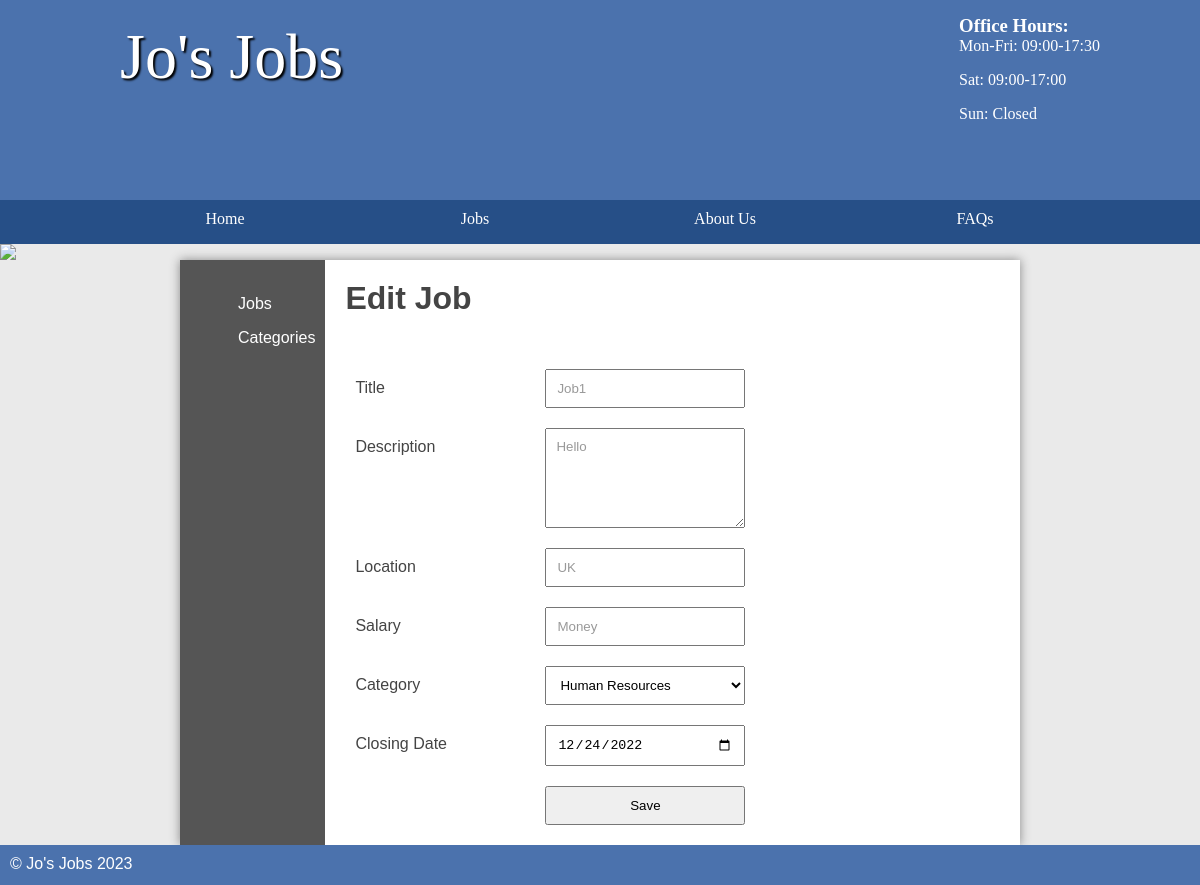
Page /jobs/public/admin/editjob.php?id=9 (signed in) on the earlier database version.
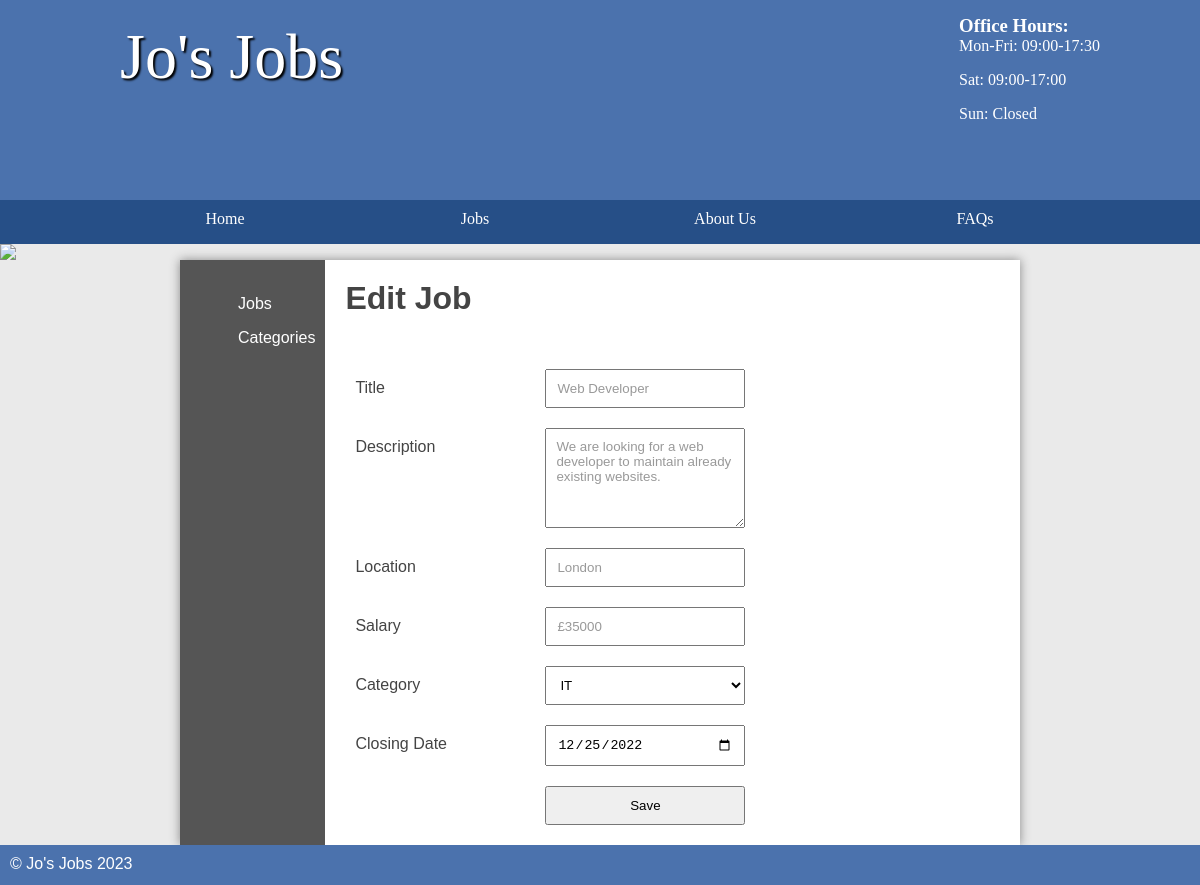
Same page on the later database version.
### tables this page shows
CREATE TABLE `job` (
  `id` int(11) NOT NULL AUTO_INCREMENT,
  `title` varchar(45) DEFAULT NULL,
  `description` longblob DEFAULT NULL,
  `salary` varchar(45) DEFAULT NULL,
  `closingDate` date DEFAULT NULL,
  `categoryId` int(11) DEFAULT NULL,
  `location` varchar(255) DEFAULT NULL,
  `archived` tinyint(1) DEFAULT 0,
  PRIMARY KEY (`id`)
);

CREATE TABLE `category` (
  `id` int(11) NOT NULL AUTO_INCREMENT,
  `name` varchar(45) DEFAULT NULL,
  PRIMARY KEY (`id`)
);

### jobs/classes/database.php (called while the page is built, shortened)
<?php
class Database extends stdClass {
    public function __construct($user = "student", $password = "student", $dbname = "job", $host = "mysql") {
        $this->pdo = new PDO("mysql:host=$host;dbname=$dbname", $user, $password);
    }
    public function __get($name) {
        return $this->$name;
    }
}

### jobs/include/utils.php (called while the page is built, shortened)
<?php
function requiredParam(string $name): string {
    $param = $_GET[$name] ?? $_POST[$name] ?? null;
    return $param;
}
function createHead($title = "Home") {
    global $categories, $db;
    $db ??= new Database();
    $categories = $db->category->selectAll();
    require 'top-section.html.php';
}

### jobs/classes/table.php (called while the page is built, shortened)
<?php
class Table {
    private $pdo;
    private $table;
    public function __construct($pdoInstance, $table) {
        $this->pdo = $pdoInstance;
        $this->table = $table;
    }
    private function selector($binds, $items) {
        $query = "SELECT ";
        $query .= "$items FROM $this->table";
        $statement = $this->bindAndExecute($binds, $query);
        return $statement;
    }
    public function select(array|string $binds = [], array|string $items = '*') {
        return $this->selector($binds, $items)->fetch();
    }
    public function selectAll(array|string $binds = [], array|string $items = '*'): array {
        return $this->selector($binds, $items)->fetchAll();
    }
    private function bindAndExecute(array|string $binds, string $query, array $values = [], bool $debugMode = false): PDOStatement {
        if (is_string($binds))
            $query .= " $binds ";
        else if (!empty($binds)) {
            $query .= " WHERE ";
            foreach ($binds as $key => $value)
                $query .= is_int($key) ? " $value " : " $key = :$key ";
        }
        $statement = $this->pdo->prepare($query);
        if (is_array($binds))
            foreach ($binds as $key => $value)
                if (!is_int($key))
                    $statement->bindValue($key, $value);
        $statement->execute();
        return $statement;
    }
}

### jobs/public/admin/editjob.php (the view, shortened to what this page needs)
<?php
require "../../include/utils.php";
$jobId = requiredParam('id');
$db ??= new Database();
$job = $db->job->select(['id' => $jobId]);
createHead("Edit Job");
?>
<main class="sidebar">
	<?php include '../../include/leftside-admin.html.php'; ?>
	<section class="right">
		<?php
		if (isset($_POST['submit'])) {
			$fields = validateJobForm($db);
			$db->job->update($fields, ['id' => $jobId]);
			echo 'Job saved';
		} else { ?>
			<h2>Edit Job</h2>
			<form method="POST">
				<label for="title">Title</label>
				<input type="text" name="title" value="<?= $job['title']; ?>" />
				<label for="description">Description</label>
				<textarea name="description"><?= $job['description']; ?></textarea>
				<label for="location">Location</label>
				<input type="text" name="location" value="<?= $job['location']; ?>" />
				<label for="salary">Salary</label>
				<input type="text" name="salary" value="<?= $job['salary']; ?>" />
				<label for="categoryId">Category</label>
				<select name="categoryId">
					<?php foreach ($categories as $row) { ?>
						<option value="<?= $row['id']; ?>" <?= $job['categoryId'] == $row['id'] ? 'selected' : ''; ?>><?= $row['name']; ?></option>
					<?php } ?>
				</select>
				<label>Closing Date</label>
				<input type="date" name="closingDate" value="<?= $job['closingDate']; ?>" />
				<input type="submit" name="submit" value="Save" />
			</form>
		<?php  } ?>
	</section>
</main>
<?php include '../../include/footer.html.php'; ?>

Differences in the rows shown:
changed job: title "Job1" → "Web Developer"; description "Hello" → "We are looking for a web developer to maintain already existing websites."; location "UK" → "London"; salary "Money" → "£35000"; categoryId "Human Resources" → "IT"; closingDate "12/24/2022" → "12/25/2022"
